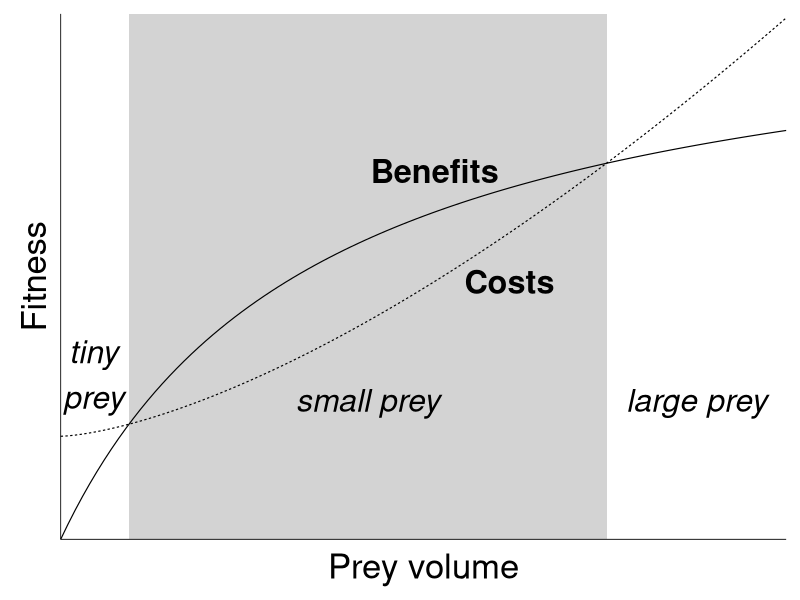

Write R code to recreate this figure.
# TODO: Add comment
# 
# Author: user
###############################################################################

# good website with dets how to draw functions with ggplot
#https://kohske.wordpress.com/2010/12/25/draw-function-without-data-in-ggplot2/

setwd("C:/Users/Ruth/Dropbox")

library(ggplot2)
library(grid)

ModGraphTheme <-theme_bw(base_size=20)  + theme(legend.position="none", plot.title = element_text(vjust=2), 
		axis.title.y = element_text(vjust=0.1, size = 25), axis.title.x = element_text(vjust = 0.95, size = 25),  axis.ticks = element_blank(),
		panel.grid.major = element_blank(), panel.grid.minor = element_blank(), panel.border = element_blank(),  axis.text.y = element_blank(), axis.text.x = element_blank(),
		axis.line = element_line(colour = "grey4", linetype=1, size = 0.3)) +  theme(strip.background = element_rect(fill = 'white'))


## good constants chosen to illistrate my point!

A = 0.85
CostZero = 0.2
CostFun = function(x)(A * x ^(3/2)) + CostZero

BenConst = 0.35 # initial intake rate
FdMax = 1.08

BenFun = function(x)(FdMax * x)/ (BenConst  + x)
pMin = 0.0913059# min x of grey box
pMax = 0.729797 # mas x of grey box
anTxSz = 8
smp = (pMax-pMin)/2 + pMin

#setEPS()
	
pdf("RuthEcuador2013/BoxFeedingTrials/Graphs/ModelGraph.pdf", width =10, height =10, unit)

#postscript("RuthEcuador2013/BoxFeedingTrials/Graphs/Sharpe_f4_newModel.eps",width = 2.76, height = 2.76)

#postscript is the other option but can't find way to increase resolution
# CairoPS but makes PS files not eps files
#http://thepoliticalmethodologist.com/2013/11/25/making-high-resolution-graphics-for-academic-publishing/



ggplot(data.frame(x=c(0, 0.97)), aes(x)) +  annotate("rect", xmin = pMin, xmax= pMax, ymin = 0, ymax = 1.02, fill = "light grey") +
		stat_function(fun=CostFun, aes(linetype = "Cost"), size = 0.4) + 
		stat_function(fun = BenFun, aes(linetype = "Benefit"), size = 0.4) +
		xlab("Prey volume") + ylab("Fitness") + ModGraphTheme  +
		scale_x_continuous(expand = c(0, 0)) + scale_y_continuous(expand = c(0, 0)) + 
		annotate("text", x = 0.60, y = 0.50, label = "Costs", fontface = "bold", size = anTxSz +0.2) + 
		annotate("text", x = 0.044, y = 0.32, label = "tiny\nprey", size = anTxSz, fontface= 'italic') + 
		annotate("text", x = smp, y = 0.27, label = "small prey", size = anTxSz, fontface= 'italic') +
		annotate("text", x = 0.85, y = 0.27, label = "large prey", size = anTxSz, fontface= 'italic') +
		annotate("text", x = 0.50, y = 0.715, label = "Benefits", fontface = "bold", size = anTxSz + 0.2)

# geom_vline(xintercept = pMin, linetype = 3, colour = "grey31", size = 0.5)
#geom_vline(xintercept = pMax, linetype = 3, colour = "grey31", size = 0.5) + 
#+ annotate("text", x = 0.115, y = 0.03, label = "PS min", size = 3.5 ) + annotate("text", x = 0.72, y = 0.03, label = "PS max", size = 3.5)
dev.off()
